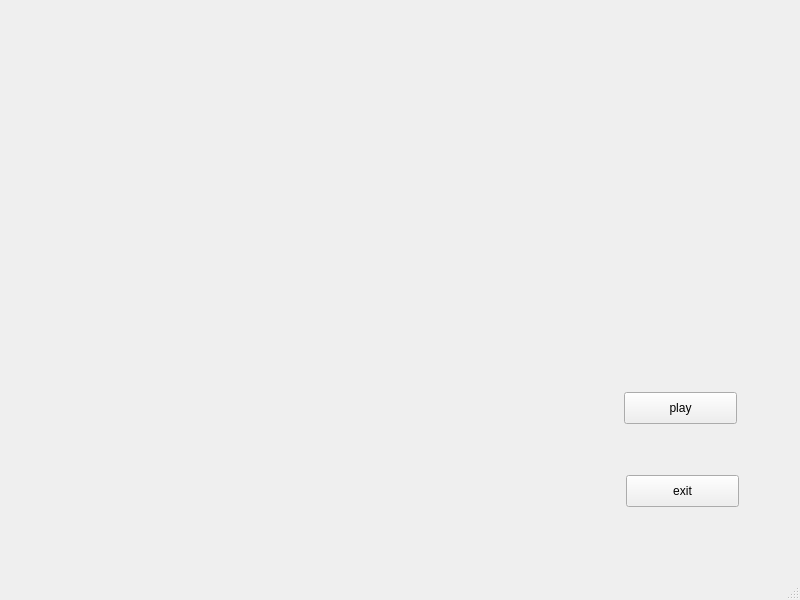
<?xml version="1.0" encoding="UTF-8"?>
<ui version="4.0">
 <class>MainWindow</class>
 <widget class="QMainWindow" name="MainWindow">
  <property name="geometry">
   <rect>
    <x>0</x>
    <y>0</y>
    <width>800</width>
    <height>600</height>
   </rect>
  </property>
  <property name="windowTitle">
   <string>MainWindow</string>
  </property>
  <widget class="QWidget" name="centralwidget">
   <widget class="QLabel" name="label">
    <property name="geometry">
     <rect>
      <x>0</x>
      <y>0</y>
      <width>791</width>
      <height>561</height>
     </rect>
    </property>
    <property name="styleSheet">
     <string notr="true">border-image: url(:/figure/ics_game_cover.jpg);</string>
    </property>
    <property name="text">
     <string/>
    </property>
    <property name="pixmap">
     <pixmap resource="picture.qrc">:/figure/ics_game_cover.jpg</pixmap>
    </property>
    <property name="scaledContents">
     <bool>true</bool>
    </property>
   </widget>
   <widget class="QPushButton" name="pushButton">
    <property name="geometry">
     <rect>
      <x>624</x>
      <y>392</y>
      <width>113</width>
      <height>32</height>
     </rect>
    </property>
    <property name="text">
     <string>play</string>
    </property>
   </widget>
   <widget class="QPushButton" name="pushButton_2">
    <property name="geometry">
     <rect>
      <x>626</x>
      <y>475</y>
      <width>113</width>
      <height>32</height>
     </rect>
    </property>
    <property name="text">
     <string>exit</string>
    </property>
   </widget>
  </widget>
  <widget class="QMenuBar" name="menubar">
   <property name="geometry">
    <rect>
     <x>0</x>
     <y>0</y>
     <width>800</width>
     <height>22</height>
    </rect>
   </property>
  </widget>
  <widget class="QStatusBar" name="statusbar"/>
 </widget>
 <resources>
  <include location="picture.qrc"/>
 </resources>
 <connections/>
</ui>
